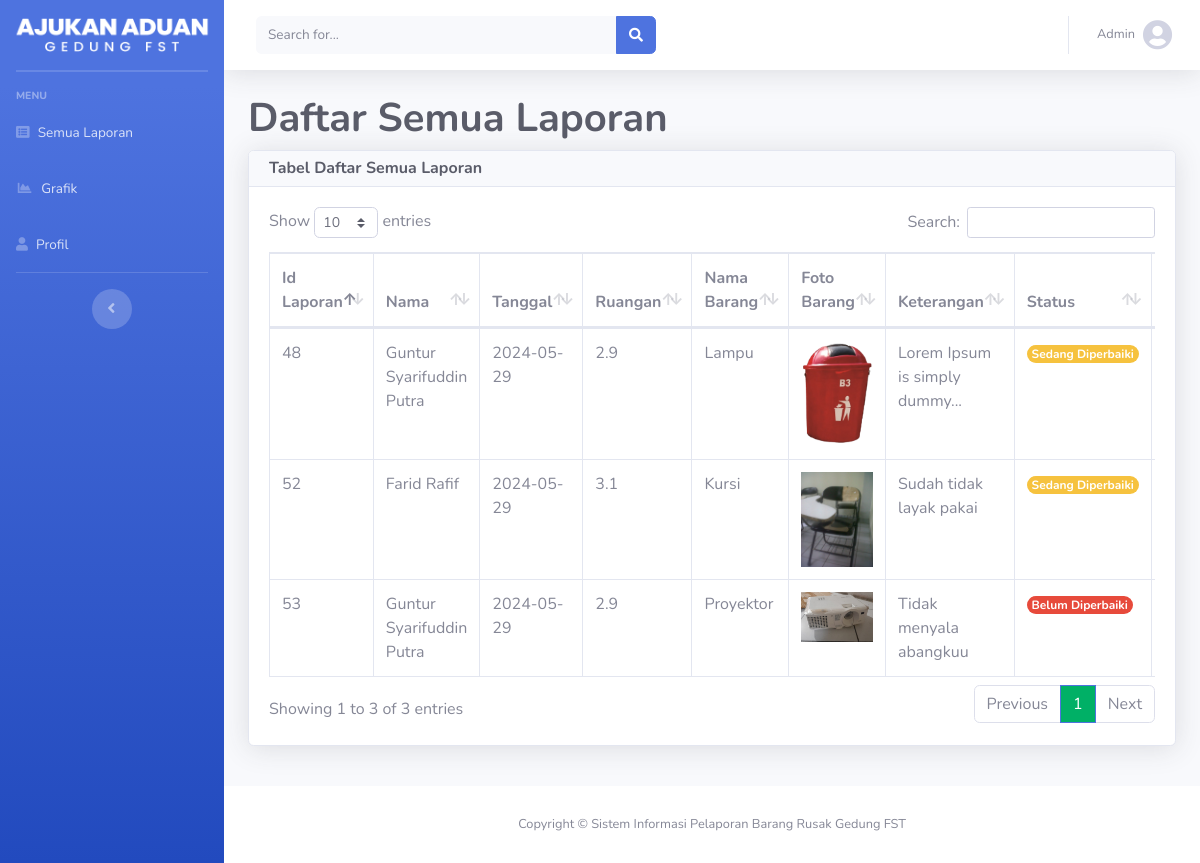
The page /unit/index.php (signed in) on the database its author committed.
### tables this page shows
CREATE TABLE `laporan` (
  `id` int(100) NOT NULL,
  `nama` varchar(100) NOT NULL,
  `tanggal` date DEFAULT NULL,
  `ruangan` float NOT NULL,
  `barang` varchar(20) NOT NULL,
  `foto` varchar(255) NOT NULL,
  `status` varchar(30) NOT NULL DEFAULT 'Belum Diperbaiki',
  `keterangan` text NOT NULL,
  `nim` int(30) NOT NULL
);

### unit/index.php (the view, shortened to what this page needs)
<?php
require "layout/top.php";
require "../connection/conn.php";
$query = "SELECT * FROM laporan";
$result = mysqli_query($conn, $query);
?>
<h1 class="mb-2 text-gray-800 font-weight-bold">Daftar Semua Laporan</h1>
<div class="card shadow mb-4">
    <div class="card-header py-2 d-flex justify-content-between align-items-center">
        <h6 class="m-0 font-weight-bold text-dark">Tabel Daftar Semua Laporan
        </h6>
    </div>
    <div class="card-body">
        <div class="table-responsive">
            <table class="table table-bordered" id="dataTable" width="100%" cellspacing="0">
                <thead>
                    <tr>
                        <th>Id Laporan</th>
                        <th>Nama</th>
                        <th>Tanggal</th>
                        <th>Ruangan</th>
                        <th>Nama Barang</th>
                        <th>Foto Barang</th>
                        <th>Keterangan</th>
                        <th>Status</th>
                        <th>Aksi</th>
                    </tr>
                </thead>
                <tbody>
                    <?php foreach ($result as $data): ?>
                        <tr>
                            <td><?= $data['id'] ?></td>
                            <td><?= $data['nama'] ?></td>
                            <td><?= $data['tanggal'] ?></td>
                            <td><?= $data['ruangan'] ?></td>
                            <td><?= $data['barang'] ?></td>
                            <td><img src="../user/gambar/<?php echo $data['foto']; ?>" style="max-width: 100%;"></td>
                            <td><?php echo (str_word_count($data['keterangan']) > 5) ? implode(' ', array_slice(explode(' ', $data['keterangan']), 0, 5)) . '...' : $data['keterangan']; ?>
                            </td>
                            <td>
                                <?php
                                if ($data['status'] == "Belum Diperbaiki") {
                                    ?>
                                    <span class="badge rounded-pill bg-danger text-white"><?= $data['status'] ?></span>
                                    <?php
                                } else if ($data['status'] == "Sedang Diperbaiki") {
                                    ?>
                                        <span class="badge rounded-pill bg-warning text-white"><?= $data['status'] ?></span>
                                    <?php
                                } else if ($data['status'] == "Sudah Diperbaiki") {
                                    ?>
                                            <span class="badge rounded-pill bg-success text-white"><?= $data['status'] ?></span>
                                    <?php
                                }
                                ?>
                            </td>
                            <td>
                            </td>
                        </tr>
                    <?php endforeach ?>
                </tbody>
            </table>
        </div>
    </div>
</div>
<?php
require "layout/footer.php";
?>
<?php
require "layout/bottom.php";
?>

### rows shown on the page
laporan: id "48", nama "Guntur Syarifuddin Putra", tanggal "2024-05-29", ruangan "2.9", barang "Lampu", foto (picture), keterangan "Lorem Ipsum is simply dummy", status "Sedang Diperbaiki"
laporan: id "52", nama "Farid Rafif", tanggal "2024-05-29", ruangan "3.1", barang "Kursi", foto (picture), keterangan "Sudah tidak layak pakai", status "Sedang Diperbaiki"
laporan: id "53", nama "Guntur Syarifuddin Putra", tanggal "2024-05-29", ruangan "2.9", barang "Proyektor", foto (picture), keterangan "Tidak menyala abangkuu", status "Belum Diperbaiki"

### other values the page prints
$_SESSION['actor']['nama'] "Admin"
